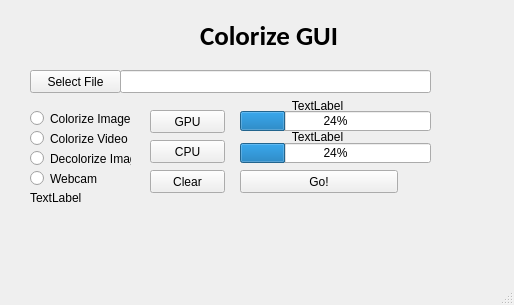
<?xml version="1.0" encoding="UTF-8"?>
<ui version="4.0">
 <class>MainWindow</class>
 <widget class="QMainWindow" name="MainWindow">
  <property name="geometry">
   <rect>
    <x>0</x>
    <y>0</y>
    <width>514</width>
    <height>305</height>
   </rect>
  </property>
  <property name="windowTitle">
   <string>MainWindow</string>
  </property>
  <widget class="QWidget" name="centralwidget">
   <widget class="QPushButton" name="goButton">
    <property name="enabled">
     <bool>true</bool>
    </property>
    <property name="geometry">
     <rect>
      <x>240</x>
      <y>170</y>
      <width>158</width>
      <height>23</height>
     </rect>
    </property>
    <property name="font">
     <font>
      <family>MS Shell Dlg 2</family>
     </font>
    </property>
    <property name="text">
     <string>Go!</string>
    </property>
   </widget>
   <widget class="QLabel" name="label">
    <property name="geometry">
     <rect>
      <x>200</x>
      <y>20</y>
      <width>181</width>
      <height>31</height>
     </rect>
    </property>
    <property name="font">
     <font>
      <family>Calibri</family>
      <pointsize>20</pointsize>
      <weight>75</weight>
      <bold>true</bold>
     </font>
    </property>
    <property name="text">
     <string>Colorize GUI</string>
    </property>
   </widget>
   <widget class="QRadioButton" name="radioButton">
    <property name="geometry">
     <rect>
      <x>30</x>
      <y>110</y>
      <width>101</width>
      <height>17</height>
     </rect>
    </property>
    <property name="text">
     <string>Colorize Image</string>
    </property>
   </widget>
   <widget class="QRadioButton" name="radioButton_2">
    <property name="geometry">
     <rect>
      <x>30</x>
      <y>130</y>
      <width>101</width>
      <height>17</height>
     </rect>
    </property>
    <property name="text">
     <string>Colorize Video</string>
    </property>
   </widget>
   <widget class="QRadioButton" name="radioButton_3">
    <property name="geometry">
     <rect>
      <x>30</x>
      <y>150</y>
      <width>101</width>
      <height>17</height>
     </rect>
    </property>
    <property name="text">
     <string>Decolorize Image</string>
    </property>
   </widget>
   <widget class="QProgressBar" name="progressBar_1">
    <property name="geometry">
     <rect>
      <x>240</x>
      <y>143</y>
      <width>191</width>
      <height>20</height>
     </rect>
    </property>
    <property name="value">
     <number>24</number>
    </property>
   </widget>
   <widget class="QProgressBar" name="progressBar_2">
    <property name="geometry">
     <rect>
      <x>240</x>
      <y>111</y>
      <width>191</width>
      <height>20</height>
     </rect>
    </property>
    <property name="value">
     <number>24</number>
    </property>
   </widget>
   <widget class="QPushButton" name="get_file">
    <property name="geometry">
     <rect>
      <x>30</x>
      <y>70</y>
      <width>91</width>
      <height>23</height>
     </rect>
    </property>
    <property name="text">
     <string>Select File</string>
    </property>
   </widget>
   <widget class="QLineEdit" name="fileInput">
    <property name="geometry">
     <rect>
      <x>120</x>
      <y>70</y>
      <width>311</width>
      <height>23</height>
     </rect>
    </property>
    <property name="inputMask">
     <string/>
    </property>
    <property name="text">
     <string/>
    </property>
   </widget>
   <widget class="QRadioButton" name="radioButton_4">
    <property name="geometry">
     <rect>
      <x>30</x>
      <y>170</y>
      <width>82</width>
      <height>17</height>
     </rect>
    </property>
    <property name="text">
     <string>Webcam</string>
    </property>
   </widget>
   <widget class="QPushButton" name="gpuButton">
    <property name="geometry">
     <rect>
      <x>150</x>
      <y>110</y>
      <width>75</width>
      <height>23</height>
     </rect>
    </property>
    <property name="text">
     <string>GPU</string>
    </property>
   </widget>
   <widget class="QPushButton" name="cpuButton">
    <property name="geometry">
     <rect>
      <x>150</x>
      <y>140</y>
      <width>75</width>
      <height>23</height>
     </rect>
    </property>
    <property name="text">
     <string>CPU</string>
    </property>
   </widget>
   <widget class="QPushButton" name="Clear">
    <property name="geometry">
     <rect>
      <x>150</x>
      <y>170</y>
      <width>75</width>
      <height>23</height>
     </rect>
    </property>
    <property name="text">
     <string>Clear</string>
    </property>
   </widget>
   <widget class="QLabel" name="cpuID">
    <property name="geometry">
     <rect>
      <x>240</x>
      <y>130</y>
      <width>155</width>
      <height>13</height>
     </rect>
    </property>
    <property name="text">
     <string>TextLabel</string>
    </property>
    <property name="alignment">
     <set>Qt::AlignCenter</set>
    </property>
    <property name="wordWrap">
     <bool>true</bool>
    </property>
   </widget>
   <widget class="QLabel" name="gpuID">
    <property name="geometry">
     <rect>
      <x>240</x>
      <y>99</y>
      <width>155</width>
      <height>13</height>
     </rect>
    </property>
    <property name="text">
     <string>TextLabel</string>
    </property>
    <property name="alignment">
     <set>Qt::AlignCenter</set>
    </property>
    <property name="wordWrap">
     <bool>true</bool>
    </property>
   </widget>
   <widget class="QLabel" name="fps_label">
    <property name="geometry">
     <rect>
      <x>30</x>
      <y>190</y>
      <width>191</width>
      <height>16</height>
     </rect>
    </property>
    <property name="text">
     <string>TextLabel</string>
    </property>
   </widget>
  </widget>
  <widget class="QMenuBar" name="menubar">
   <property name="geometry">
    <rect>
     <x>0</x>
     <y>0</y>
     <width>514</width>
     <height>21</height>
    </rect>
   </property>
  </widget>
  <widget class="QStatusBar" name="statusbar"/>
 </widget>
 <resources/>
 <connections/>
</ui>
